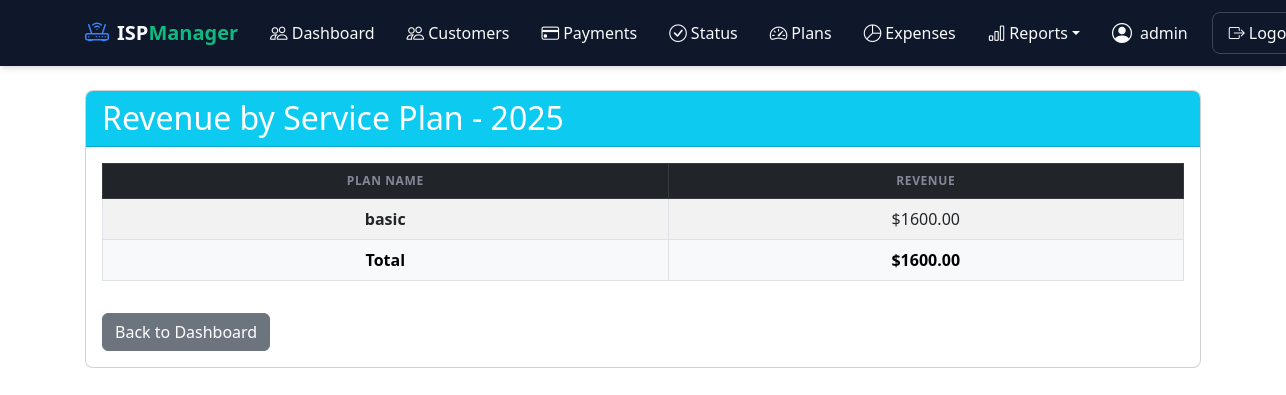
The app's page /reports/revenue-analysis/ (signed in), older data.
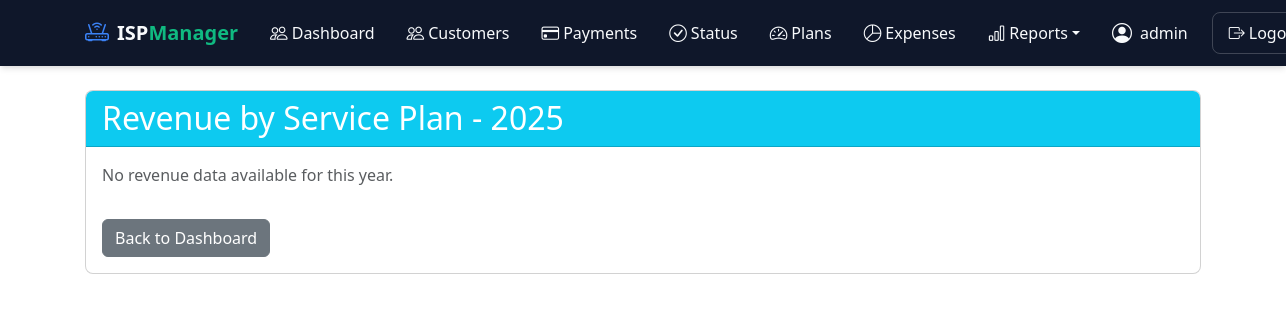
The same page, newer data.
### customers/models.py (models this page shows, shortened)
class ServicePlan(models.Model):
    name = models.CharField(max_length=100)
    speed = models.CharField(max_length=50)
    price = models.DecimalField(max_digits=10, decimal_places=2)
    monthly_limit = models.PositiveIntegerField()  # GB
    is_active = models.BooleanField(default=True)

### reports/views.py (the view)
# urls.py: path('reports/revenue-analysis/', revenue_analysis_report, name='revenue_analysis_report'),
@login_required
def revenue_analysis_report(request):
    year = int(request.GET.get('year', timezone.now().year))
    payments = Payment.objects.filter(payment_date__year=year).select_related('customer__service_plan')
    revenue_by_plan = defaultdict(float)
    for payment in payments:
        plan = payment.customer.service_plan
        if plan:
            revenue_by_plan[plan.name] += float(payment.amount)
    revenue_by_method = (
        payments
        .values('method')
        .annotate(total=Sum('amount'))
        .order_by('-total')
    )
    context = {
        'year': year,
        'revenue_by_plan': revenue_by_plan.items(),
        'revenue_by_method': revenue_by_method,
        'total_revenue': sum(revenue_by_plan.values()),
    }
    return render(request, 'reports/revenue_analysis.html', context)

### templates/reports/revenue_analysis.html (shortened to what this page needs)
{% extends 'base.html' %}
{% block content %}
<div class="card mb-4">
    <div class="card-header bg-info text-white">
        <h2 class="mb-0">Revenue by Service Plan - {{ year }}</h2>
    </div>
    <div class="card-body">
        {% if revenue_by_plan %}
        <div class="table-responsive">
            <table class="table table-bordered table-striped align-middle text-center">
                <thead class="table-dark">
                    <tr>
                        <th>Plan Name</th>
                        <th>Revenue</th>
                    </tr>
                </thead>
                <tbody>
                    {% for plan, total in revenue_by_plan %}
                    <tr>
                        <td class="fw-semibold">{{ plan }}</td>
                        <td>${{ total|floatformat:2 }}</td>
                    </tr>
                    {% endfor %}
                </tbody>
                <tfoot class="table-light fw-bold">
                    <tr>
                        <td>Total</td>
                        <td>${{ total_revenue|floatformat:2 }}</td>
                    </tr>
                </tfoot>
            </table>
        </div>
        {% else %}
        <p class="text-muted">No revenue data available for this year.</p>
        {% endif %}
        <a href="{% url 'dashboard' %}" class="btn btn-secondary mt-3">Back to Dashboard</a>
    </div>
</div>
{% endblock %}

Row changes from the older to the newer data that the page shows:
removed ServicePlan: revenue_by_plan "basic"
Text that changed along with them:
{{ total_revenue|floatformat:2 }}: "1600.00" → (not shown)
text no longer shown: "PLAN NAME REVENUE Total $"
text now shown: "No revenue data available for this year."
list line gone: "$ 1600.00"
